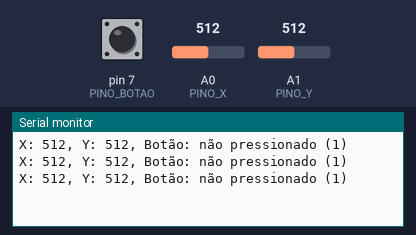
This sketch was run on a simulated Arduino Uno, built with avr-gcc and run on an emulated ATmega328P. Parts: the last lines printed to the serial monitor. The test bench sets the inputs (shaded band); at power-on: pin 7 (PINO_BOTAO) HIGH, A0 (PINO_X) = 512, A1 (PINO_Y) = 512.

Above: at 1.3 s.
1.4 s: pin 7 (PINO_BOTAO) pulled LOW for 0.6 s
At 2.1 s:
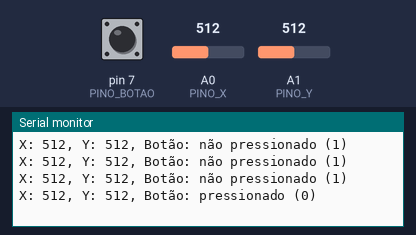
3.5 s: A0 (PINO_X) set to 716
At 4.1 s:
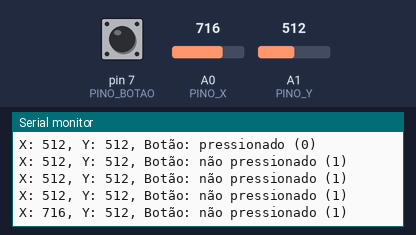
5.0 s: A1 (PINO_Y) set to 716
At 5.6 s:
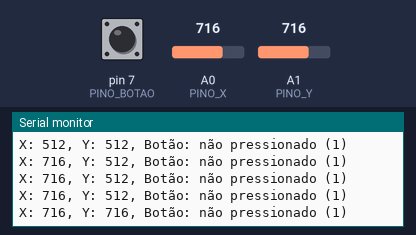
6.5 s: pin 7 (PINO_BOTAO) pulled LOW for 1 s
At 7.1 s:
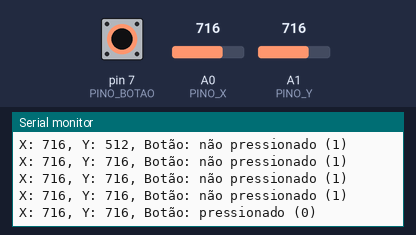
9.0 s: A0 (PINO_X) set to 900
At 9.6 s:
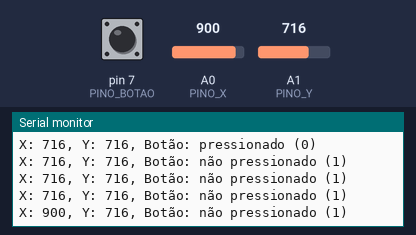
10.5 s: A1 (PINO_Y) set to 900
At 11.1 s:
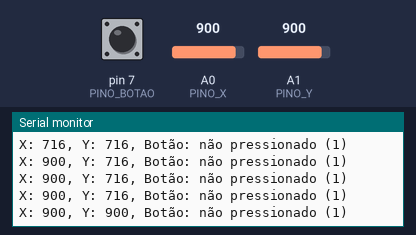
Timing chart, 0 to 13.0 s (numbered marks = the images above; inputs shaded):
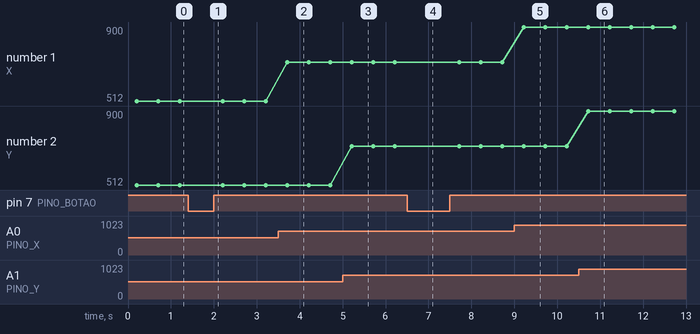

The sketch:

joystick-analogico.ino
```cpp
// (licence header left out)
#define PINO_X A0
#define PINO_Y A1
#define PINO_BOTAO 7

void setup() {
  pinMode(PINO_BOTAO, INPUT_PULLUP);
  Serial.begin(9600); // inicializa conexão serial
}

void loop() {
  // obtém valores do joystick analógico
  int valorBotao = digitalRead(PINO_BOTAO);
  int valorX = analogRead(PINO_X);
  // adicione um pequeno atraso para estabilizar a leitura do sinal analógico
  // e evitar leituras inconsistentes
  delay(100);
  int valorY = analogRead(PINO_Y);
  delay(100);

  // imprime os valores obtidos
  char buffer[50];
  sprintf(buffer, "X: %d, Y: %d, Botão: %s (%d)", valorX, valorY,
    (valorBotao==0 ? "pressionado": "não pressionado"), valorBotao);
  Serial.println(buffer);

  delay(300);
}
```

Measured:
- after the input at 1.4 s, the serial monitor: prints a new line after 0.30 s (image 1)
- after the input at 3.5 s, the serial monitor: prints a new line after 0.21 s (image 2)
- after the input at 5.0 s, the serial monitor: prints a new line after 0.21 s (image 3)
- after the input at 6.5 s, the serial monitor: prints a new line after 0.21 s (image 4)
- after the input at 9.0 s, the serial monitor: prints a new line after 0.22 s (image 5)
- after the input at 10.5 s, the serial monitor: prints a new line after 0.22 s (image 6)
- plotted number 1: 512 → 716 after the input at 3.5 s, 716 → 900 after the input at 9.0 s
